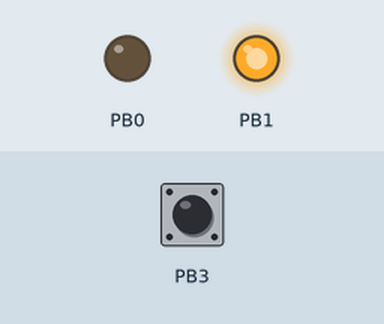
Bench run of a sketch on a simulated ATtiny85, built with avr-gcc and run on an emulated ATtiny85. Shown: output pins drawn as LEDs (lit = HIGH). The test bench sets the inputs (shaded band); at power-on: PB3 HIGH.

Above: at 0.1 s.
Timing chart, 0 to 1.6 s (numbered marks = the images above):
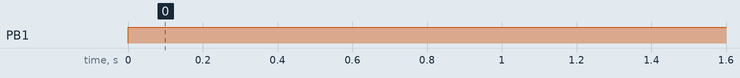

The sketch:

MicroMo.ino
```cpp
/* A very simnple program to understan momentary switch use
 * Press - LED 5 is on, LED 6 is off
 * Release - LED 6 is on, LED 5 is off
 *
 *                      ---
 *                    -|   |- VCC
 *   Momentary Switch -|   |-
 *                    -|   |- LED6
 *               GND  -|   |- LED5
 *                      ---
 */

#include <avr/io.h>
#include <util/delay.h>

int main() {
  // Pins configuration
  // Set pin 5 to output
  DDRB |= (1 << DDB0);

  // Set pin 6 to output
  DDRB |= (1 << DDB1);

  // Set pin 2 (momentary switch) to pull up (it is input by reset value)
  PORTB |= (1 << PB3);

  while(1) {                  //Endless loop

     if ((PINB&8) == 0) {    // When the button is pressed (PB3 pulled down)
       PORTB |= (1 << PB0);   // turn on pin5
       PORTB &= ~(1 << PB1);  // turn off pin6
     }
     else
     {
       PORTB |= (1 << PB1);   // turn on pin6
       PORTB &= ~(1 << PB0);  // turn off pin5
     }

    delay(25); //wait a bit before checking again

  } // Endless loop
} // main
```

Measured:
- by itself, PB1: LOW → HIGH at 0.00 s
